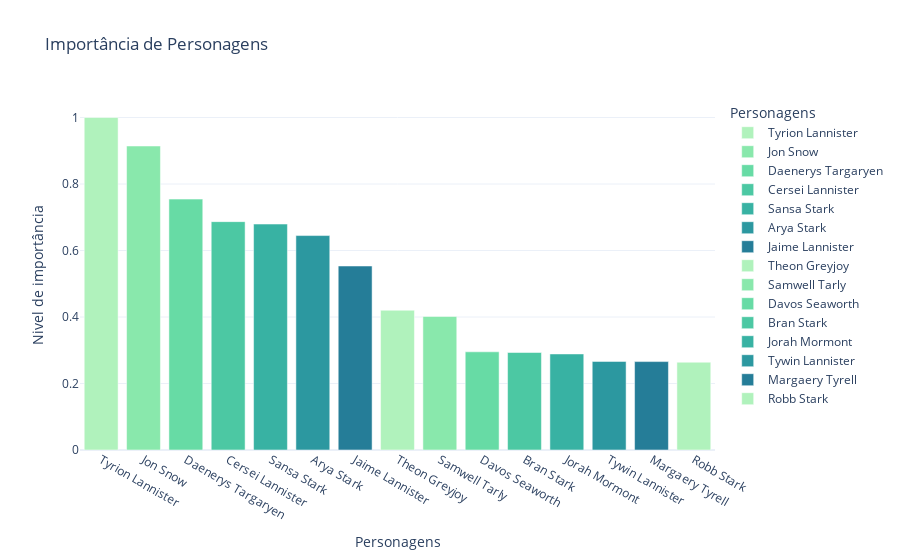

Here is the notebook cell this chart was saved with:
### Code cell
fig = px.bar(df_popularity.head(15), x='Personagens', y='Nivel de importância',
             title="Importância de Personagens",
             color='Personagens',
             color_discrete_sequence=px.colors.sequential.Tealgrn,
             template='plotly_white')

fig.layout.xaxis.fixedrange = True
fig.layout.yaxis.fixedrange = True
fig.show()

### Figure 1 — Plotly figure (JSON) as saved in the notebook; plotly's stock layout.template omitted (floating-point values rounded to 4 significant figures)
{"data": [{"alignmentgroup": "True", "hovertemplate": "Personagens=%{x}<br>Nivel de importância=%{y}<extra></extra>", "legendgroup": "Tyrion Lannister", "marker": {"color": "rgb(176, 242, 188)", "pattern": {"shape": ""}}, "name": "Tyrion Lannister", "offsetgroup": "Tyrion Lannister", "orientation": "v", "showlegend": true, "textposition": "auto", "type": "bar", "x": ["Tyrion Lannister"], "xaxis": "x", "y": [1], "yaxis": "y"}, {"alignmentgroup": "True", "hovertemplate": "Personagens=%{x}<br>Nivel de importância=%{y}<extra></extra>", "legendgroup": "Jon Snow", "marker": {"color": "rgb(137, 232, 172)", "pattern": {"shape": ""}}, "name": "Jon Snow", "offsetgroup": "Jon Snow", "orientation": "v", "showlegend": true, "textposition": "auto", "type": "bar", "x": ["Jon Snow"], "xaxis": "x", "y": [0.9143], "yaxis": "y"}, {"alignmentgroup": "True", "hovertemplate": "Personagens=%{x}<br>Nivel de importância=%{y}<extra></extra>", "legendgroup": "Daenerys Targaryen", "marker": {"color": "rgb(103, 219, 165)", "pattern": {"shape": ""}}, "name": "Daenerys Targaryen", "offsetgroup": "Daenerys Targaryen", "orientation": "v", "showlegend": true, "textposition": "auto", "type": "bar", "x": ["Daenerys Targaryen"], "xaxis": "x", "y": [0.7545], "yaxis": "y"}, {"alignmentgroup": "True", "hovertemplate": "Personagens=%{x}<br>Nivel de importância=%{y}<extra></extra>", "legendgroup": "Cersei Lannister", "marker": {"color": "rgb(76, 200, 163)", "pattern": {"shape": ""}}, "name": "Cersei Lannister", "offsetgroup": "Cersei Lannister", "orientation": "v", "showlegend": true, "textposition": "auto", "type": "bar", "x": ["Cersei Lannister"], "xaxis": "x", "y": [0.6868], "yaxis": "y"}, {"alignmentgroup": "True", "hovertemplate": "Personagens=%{x}<br>Nivel de importância=%{y}<extra></extra>", "legendgroup": "Sansa Stark", "marker": {"color": "rgb(56, 178, 163)", "pattern": {"shape": ""}}, "name": "Sansa Stark", "offsetgroup": "Sansa Stark", "orientation": "v", "showlegend": true, "textposition": "auto", "type": "bar", "x": ["Sansa Stark"], "xaxis": "x", "y": [0.6795], "yaxis": "y"}, {"alignmentgroup": "True", "hovertemplate": "Personagens=%{x}<br>Nivel de importância=%{y}<extra></extra>", "legendgroup": "Arya Stark", "marker": {"color": "rgb(44, 152, 160)", "pattern": {"shape": ""}}, "name": "Arya Stark", "offsetgroup": "Arya Stark", "orientation": "v", "showlegend": true, "textposition": "auto", "type": "bar", "x": ["Arya Stark"], "xaxis": "x", "y": [0.6449], "yaxis": "y"}, {"alignmentgroup": "True", "hovertemplate": "Personagens=%{x}<br>Nivel de importância=%{y}<extra></extra>", "legendgroup": "Jaime Lannister", "marker": {"color": "rgb(37, 125, 152)", "pattern": {"shape": ""}}, "name": "Jaime Lannister", "offsetgroup": "Jaime Lannister", "orientation": "v", "showlegend": true, "textposition": "auto", "type": "bar", "x": ["Jaime Lannister"], "xaxis": "x", "y": [0.5534], "yaxis": "y"}, {"alignmentgroup": "True", "hovertemplate": "Personagens=%{x}<br>Nivel de importância=%{y}<extra></extra>", "legendgroup": "Theon Greyjoy", "marker": {"color": "rgb(176, 242, 188)", "pattern": {"shape": ""}}, "name": "Theon Greyjoy", "offsetgroup": "Theon Greyjoy", "orientation": "v", "showlegend": true, "textposition": "auto", "type": "bar", "x": ["Theon Greyjoy"], "xaxis": "x", "y": [0.4204], "yaxis": "y"}, {"alignmentgroup": "True", "hovertemplate": "Personagens=%{x}<br>Nivel de importância=%{y}<extra></extra>", "legendgroup": "Samwell Tarly", "marker": {"color": "rgb(137, 232, 172)", "pattern": {"shape": ""}}, "name": "Samwell Tarly", "offsetgroup": "Samwell Tarly", "orientation": "v", "showlegend": true, "textposition": "auto", "type": "bar", "x": ["Samwell Tarly"], "xaxis": "x", "y": [0.4016], "yaxis": "y"}, {"alignmentgroup": "True", "hovertemplate": "Personagens=%{x}<br>Nivel de importância=%{y}<extra></extra>", "legendgroup": "Davos Seaworth", "marker": {"color": "rgb(103, 219, 165)", "pattern": {"shape": ""}}, "name": "Davos Seaworth", "offsetgroup": "Davos Seaworth", "orientation": "v", "showlegend": true, "textposition": "auto", "type": "bar", "x": ["Davos Seaworth"], "xaxis": "x", "y": [0.2953], "yaxis": "y"}, {"alignmentgroup": "True", "hovertemplate": "Personagens=%{x}<br>Nivel de importância=%{y}<extra></extra>", "legendgroup": "Bran Stark", "marker": {"color": "rgb(76, 200, 163)", "pattern": {"shape": ""}}, "name": "Bran Stark", "offsetgroup": "Bran Stark", "orientation": "v", "showlegend": true, "textposition": "auto", "type": "bar", "x": ["Bran Stark"], "xaxis": "x", "y": [0.2932], "yaxis": "y"}, {"alignmentgroup": "True", "hovertemplate": "Personagens=%{x}<br>Nivel de importância=%{y}<extra></extra>", "legendgroup": "Jorah Mormont", "marker": {"color": "rgb(56, 178, 163)", "pattern": {"shape": ""}}, "name": "Jorah Mormont", "offsetgroup": "Jorah Mormont", "orientation": "v", "showlegend": true, "textposition": "auto", "type": "bar", "x": ["Jorah Mormont"], "xaxis": "x", "y": [0.2889], "yaxis": "y"}, {"alignmentgroup": "True", "hovertemplate": "Personagens=%{x}<br>Nivel de importância=%{y}<extra></extra>", "legendgroup": "Tywin Lannister", "marker": {"color": "rgb(44, 152, 160)", "pattern": {"shape": ""}}, "name": "Tywin Lannister", "offsetgroup": "Tywin Lannister", "orientation": "v", "showlegend": true, "textposition": "auto", "type": "bar", "x": ["Tywin Lannister"], "xaxis": "x", "y": [0.2665], "yaxis": "y"}, {"alignmentgroup": "True", "hovertemplate": "Personagens=%{x}<br>Nivel de importância=%{y}<extra></extra>", "legendgroup": "Margaery Tyrell", "marker": {"color": "rgb(37, 125, 152)", "pattern": {"shape": ""}}, "name": "Margaery Tyrell", "offsetgroup": "Margaery Tyrell", "orientation": "v", "showlegend": true, "textposition": "auto", "type": "bar", "x": ["Margaery Tyrell"], "xaxis": "x", "y": [0.2659], "yaxis": "y"}, {"alignmentgroup": "True", "hovertemplate": "Personagens=%{x}<br>Nivel de importância=%{y}<extra></extra>", "legendgroup": "Robb Stark", "marker": {"color": "rgb(176, 242, 188)", "pattern": {"shape": ""}}, "name": "Robb Stark", "offsetgroup": "Robb Stark", "orientation": "v", "showlegend": true, "textposition": "auto", "type": "bar", "x": ["Robb Stark"], "xaxis": "x", "y": [0.2641], "yaxis": "y"}], "layout": {"barmode": "relative", "legend": {"title": {"text": "Personagens"}, "tracegroupgap": 0}, "title": {"text": "Importância de Personagens"}, "xaxis": {"anchor": "y", "categoryarray": ["Tyrion Lannister", "Jon Snow", "Daenerys Targaryen", "Cersei Lannister", "Sansa Stark", "Arya Stark", "Jaime Lannister", "Theon Greyjoy", "Samwell Tarly", "Davos Seaworth", "Bran Stark", "Jorah Mormont", "Tywin Lannister", "Margaery Tyrell", "Robb Stark"], "categoryorder": "array", "domain": [0, 1], "fixedrange": true, "title": {"text": "Personagens"}}, "yaxis": {"anchor": "x", "domain": [0, 1], "fixedrange": true, "title": {"text": "Nivel de importância"}}}}
